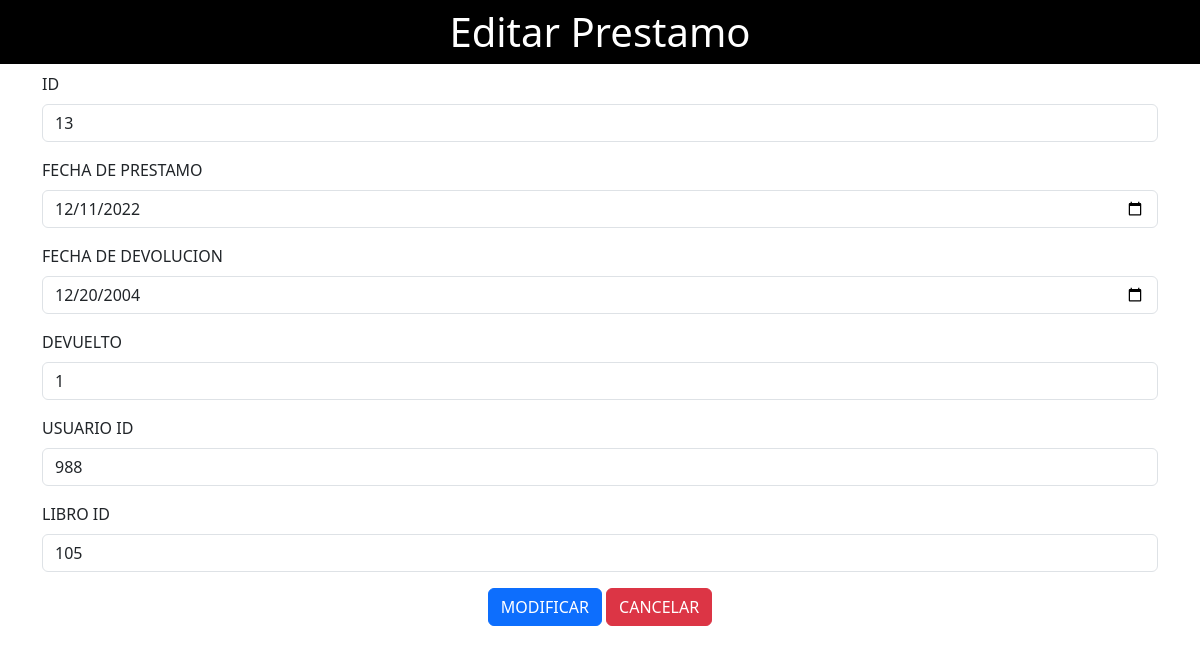
Page /prestamo/editarpres.php?id=13 on the committed database.
### tables this page shows
CREATE TABLE `prestamo` (
  `id_prestamo` int(8) NOT NULL,
  `fecha_prestamo` date DEFAULT NULL,
  `fecha_devolucion` date DEFAULT NULL,
  `devuelto` tinyint(1) DEFAULT NULL,
  `usuario_id` int(8) DEFAULT NULL,
  `libro_id` int(8) DEFAULT NULL
);

### prestamo/editarpres.php (the view, shortened to what this page needs)
<!DOCTYPE html>
<html lang="en">
<head>
    <link href="https://cdn.jsdelivr.net/npm/bootstrap@5.3.1/dist/css/bootstrap.min.css" rel="stylesheet">
</head>
<body>
<h1 class="bg-black p-2 text-white text-center">Editar Prestamo</h1>
<form class="container" action="../CRUD/editardatospres.php" method="POST">
    <?php
      include ("../conexion.php");
      $sql = "SELECT * FROM prestamo WHERE id_prestamo=".$_REQUEST['id'];
      $resultado = $mysqli ->query($sql);
      $row = $resultado ->fetch_assoc();
    ?>
  <div class="mb-3">
    <label class="form-label">ID</label>
    <input type="text" class="form-control" aria-describedby="emailHelp" name="id_prestamo" value="<?php echo $row['id_prestamo']?>">
  </div>
  <div class="mb-3">
    <label class="form-label">FECHA DE PRESTAMO</label>
    <input type="date" class="form-control" name="fechapres" value="<?php echo $row['fecha_prestamo']?>">
  </div>
  <div class="mb-3">
    <label class="form-label">FECHA DE DEVOLUCION</label>
    <input type="date" class="form-control" name="devolpres" value="<?php echo $row['fecha_devolucion']?>">
  </div>
  <div class="mb-3">
    <label class="form-label">DEVUELTO</label>
    <input type="text" class="form-control" name="devuelpres" value="<?php echo $row['devuelto']?>">
  </div>
  <div class="mb-3">
    <label class="form-label">USUARIO ID</label>
    <input type="text" class="form-control" name="usuariopres" value="<?php echo $row['usuario_id']?>">
  </div>
  <div class="mb-3">
    <label class="form-label">LIBRO ID</label>
    <input type="text" class="form-control" name="libropres" value="<?php echo $row['libro_id']?>">
  </div>
  <div class="text-center">
  <button type="submit" class="btn btn-primary">MODIFICAR</button>
  <a href="http://localhost/biblioteca/indexx.php?id=pres#contenido" class="btn btn-danger">CANCELAR</a>
  </div>
</form>
</body>
</html>

### rows in the picture
prestamo: id_prestamo "13", fechapres "12/11/2022", devolpres "12/20/2004", devuelpres "1", usuariopres "988", libropres "105"
